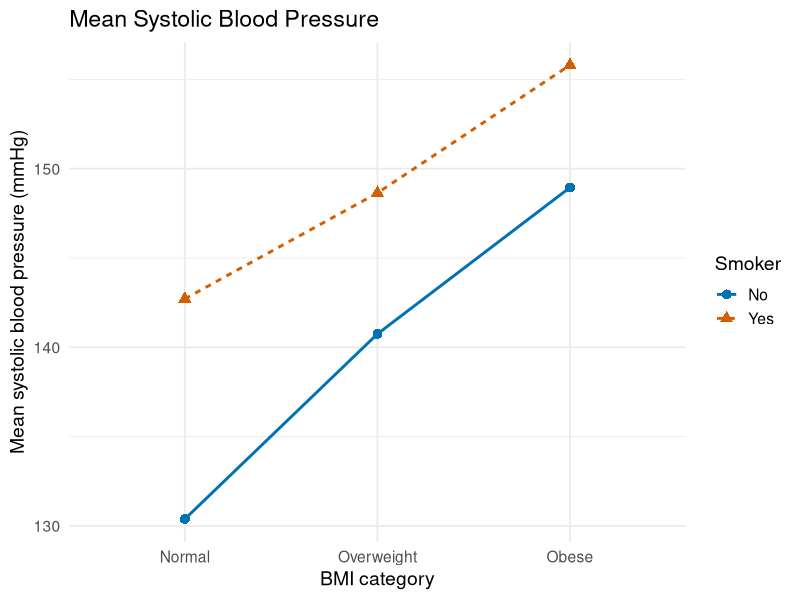

Generate this figure with R:
# ==================================================================
# R Companion, Chapter 7: Two-Way ANOVA, ANCOVA, and Repeated
# Measures
# Statistical Methods in Research
#
# What this script makes:
#   1. A two-way ANOVA, with cell standard deviations and an
#      interaction plot
#   2. An ANCOVA, with its slopes check and adjusted means
#   3. A repeated measures ANOVA with one between-subjects factor
#
# Before you run it:
#   - Put this script, smoking_bmi_bp.csv, and
#     census_at_school.csv in the same folder.
#   - In RStudio, choose
#     Session > Set Working Directory > To Source File Location.
#   - Install ggplot2, car, and emmeans once, if you have not
#     already (see Getting Set Up).
# ==================================================================


## ---- load-packages ----
# ggplot2 draws the interaction plot, car makes the ANOVA tables,
# and emmeans calculates adjusted means.
library(ggplot2)
library(car)
library(emmeans)

# This setting makes R calculate the main effects the way the
# textbook does (Type III sums of squares need it). Run it once,
# before fitting any model. You do not need to change it.
options(contrasts = c("contr.sum", "contr.poly"))


## ---- read-pressure ----
# CHANGE THIS: the file name of your dataset, inside the quotes.
pressure <- read.csv("smoking_bmi_bp.csv")

# Put the BMI groups in order, as in Chapter 6.
pressure$BMI <- factor(pressure$BMI,
                       levels = c("Normal", "Overweight", "Obese"))


## ---- cell-stats ----
# 1. TWO-WAY ANOVA.
#    Cell means and standard deviations. Inside tapply(),
#    list(first, second) splits the data by BOTH factors at once,
#    giving one value per cell.
# CHANGE THIS: your numerical variable and your two factors
tapply(pressure$SystolicBP,
       list(pressure$BMI, pressure$Smoker), mean)
cell_sds <- tapply(pressure$SystolicBP,
                   list(pressure$BMI, pressure$Smoker), sd)
cell_sds

# The 2X rule, across all the cells.
max(cell_sds) / min(cell_sds)


## ---- interaction-plot ----
# INTERACTION PLOT: one line per Smoker group, joining the group
# means across the BMI categories.
#    color =, linetype =, and shape = all show the Smoker group,
#      so the lines can be told apart without color.
#    stat_summary(fun = mean, ...) plots the mean, drawn as a line
#      and as points.
# CHANGE THIS: your first factor after x =, your numerical
#              variable after y =, and your second factor in the
#              four places it appears
ggplot(pressure, aes(x = BMI, y = SystolicBP, color = Smoker,
                     linetype = Smoker, shape = Smoker,
                     group = Smoker)) +
  stat_summary(fun = mean, geom = "line", linewidth = 1) +
  stat_summary(fun = mean, geom = "point", size = 3) +
  scale_color_manual(values = c("#0072B2", "#D55E00")) +
  labs(title = "Mean Systolic Blood Pressure",
       x = "BMI category",
       y = "Mean systolic blood pressure (mmHg)",
       color = "Smoker", linetype = "Smoker", shape = "Smoker") +
  theme_minimal(base_size = 14)


## ---- two-way ----
# THE TWO-WAY ANOVA.
#    BMI * Smoker includes both factors and their interaction,
#      as in Chapter 5.
#    Anova(..., type = 3) from the car package prints the table
#      the textbook uses (Type III).
# CHANGE THIS: your numerical variable, your two factors, your
#              dataset, and a name for your model
pressure_model <- lm(SystolicBP ~ BMI * Smoker, data = pressure)
Anova(pressure_model, type = 3)


## ---- read-students ----
# CHANGE THIS: the file name of your dataset, inside the quotes.
students <- read.csv("census_at_school.csv")


## ---- slopes-check ----
# 2. ANCOVA.
#    First, the assumption check: does the covariate (Height)
#    relate to the response (Foot) the same way in each group?
#    Height * Gender tests the covariate-by-group interaction.
# CHANGE THIS: your response, your covariate, your group
#              variable, and your dataset
slopes_check <- lm(Foot ~ Height * Gender, data = students)
Anova(slopes_check, type = 3)


## ---- ancova ----
# THE ANCOVA: the covariate and the group, joined with + (no
# interaction).
# CHANGE THIS: the same variables, joined with +
foot_model <- lm(Foot ~ Height + Gender, data = students)
Anova(foot_model, type = 3)


## ---- adjusted-means ----
# ADJUSTED MEANS: each group's mean foot length for students of
# the same (average) height. The name in quotes is your group
# variable.
# CHANGE THIS: your model name and your group variable
emmeans(foot_model, "Gender")

# For comparison, the raw (unadjusted) group means.
tapply(students$Foot, students$Gender, mean)


## ---- repeated ----
# 3. REPEATED MEASURES ANOVA, with the data in "wide" form: one
#    row per person, one column per time point.
#    cbind(Sleep1, Sleep2) joins the two measurements of the same
#      people, in time order. Gender is the between-subjects
#      factor.
# CHANGE THIS: your repeated measurements inside cbind(), your
#              between-subjects factor, and your dataset
sleep_model <- lm(cbind(Sleep1, Sleep2) ~ Gender, data = students)

#    nights names the measurements, in the same order as in
#      cbind(): a factor called Night with two levels.
# CHANGE THIS: a name for your time factor and a label for each
#              measurement, in order
nights <- data.frame(Night = factor(c("School", "Weekend")))

#    idata = nights and idesign = ~ Night tell Anova() which
#      columns are the repeated measurements.
#    multivariate = FALSE prints the standard ANOVA table.
# CHANGE THIS: your time factor's name after the ~
sleep_anova <- Anova(sleep_model, idata = nights,
                     idesign = ~ Night, type = 3)
summary(sleep_anova, multivariate = FALSE)
